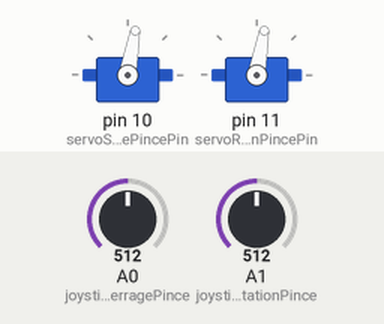
This sketch was run on a simulated Arduino Uno, built with avr-gcc and run on an emulated ATmega328P. On the bench: 2 × servo. The test bench sets the inputs (shaded band); at power-on: A0 (joystickSerragePince) = 512, A1 (joystickRotationPince) = 512.

Above: at 1.2 s.
1.3 s: A0 (joystickSerragePince) set to 642
2.8 s: A0 (joystickSerragePince) set to 662
At 5.2 s:
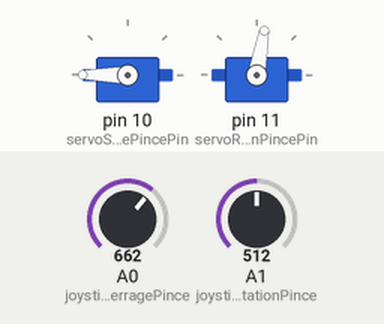
5.8 s: A1 (joystickRotationPince) set to 638
7.3 s: A1 (joystickRotationPince) set to 664
At 8.08 s:
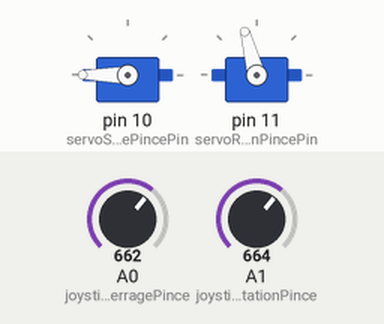
10.3 s: A1 (joystickRotationPince) set to 640
At 11.3 s:
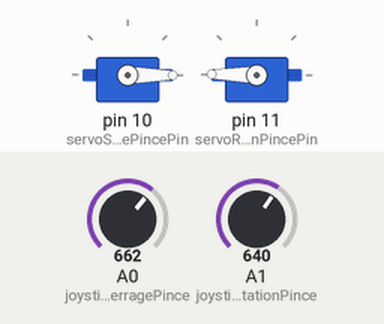
13.3 s: A1 (joystickRotationPince) set to 660
At 13.56 s:
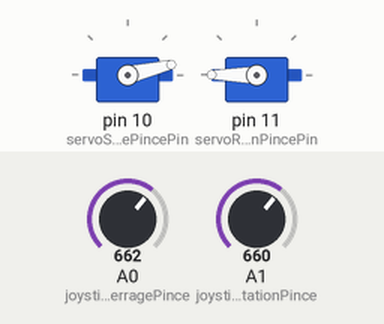
Timing chart, 0 to 23.6 s (numbered marks = the images above; inputs shaded):
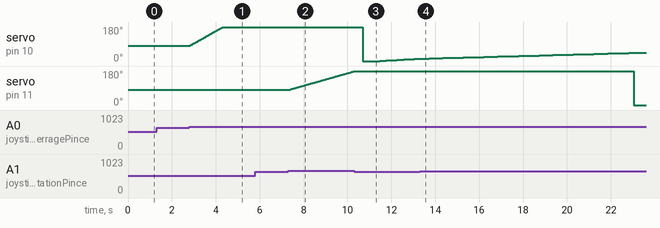

Measured:
- the behaviour switches between 650 and 651 on A0 (joystickSerragePince) (found by bisection; images 0 and 1)
- the behaviour switches between 650 and 651 on A1 (joystickRotationPince) (found by bisection; images 1 and 2)
- after the input at 1.3 s, every drawn part: stays the same
- after the input at 2.8 s, servo on pin 10 (servoSerragePincePin): moves from 80° to 180° over 1.5 s, starting at once
- after the input at 5.8 s, every drawn part: stays the same
- after the input at 7.3 s, servo on pin 10 (servoSerragePincePin): stays 180° (without the input it goes to 0° after 1.9 s); servo on pin 11 (servoRotationPincePin): moves from 80° to 178° over 2.9 s, starting at once
- after the input at 10.3 s, servo on pin 11 (servoRotationPincePin): goes on until 10.3 s, then stays 179°
- after the input at 13.3 s, servo on pin 11 (servoRotationPincePin): 179° → 180° at once, → 0° 9.7 s later

The sketch:

servoInterface.ino
```cpp
#include <Servo.h>

# define servoSerragePincePin 10
# define servoRotationPincePin 11
# define servoSerragePinceEquilibrePos 80
# define servoRotationPinceEquilibrePos 80
# define joystickSerragePince A0
# define joystickRotationPince A1

Servo servoSerragePince;
Servo servoRotationPince;

int servoSerragePincePos;
int servoRotationPincePos;

void setup()
{
  servoSerragePincePos = servoSerragePinceEquilibrePos;
  servoRotationPincePos = servoRotationPinceEquilibrePos;

  servoSerragePince.attach(servoSerragePincePin);
  servoSerragePince.write(servoSerragePincePos);

  servoRotationPince.attach(servoRotationPincePin);
  servoRotationPince.write(servoRotationPinceEquilibrePos);

  pinMode(joystickSerragePince, INPUT);
  pinMode(joystickRotationPince, INPUT);

}

void loop()
{
  int joystickSerragePinceVal = analogRead(joystickSerragePince);
  int joystickRotationPinceVal = analogRead(joystickRotationPince);

  if(joystickSerragePinceVal > 650) {
    servoSerragePincePos ++; // On incrémente la position du servomoteur
    servoSerragePince.write(servoSerragePincePos);
    delay(15);  // on attend 15 millisecondes
  }

  if(joystickSerragePinceVal < 350) {
    servoSerragePincePos --; // On décrémente la position du servomoteur
    servoSerragePince.write(servoSerragePincePos);
    delay(15);  // on attend 15 millisecondes
  }

  if(joystickRotationPinceVal > 650) {
    servoRotationPincePos ++; // On incrémente la position du servomoteur
    servoRotationPince.write(servoRotationPincePos);
    delay(15);  // on attend 15 millisecondes
  }

  if(joystickRotationPinceVal < 350) {
    servoRotationPincePos --; // On décrémente la position du servomoteur
    servoRotationPince.write(servoRotationPincePos);
    delay(15);  // on attend 15 millisecondes
  }
}
```
